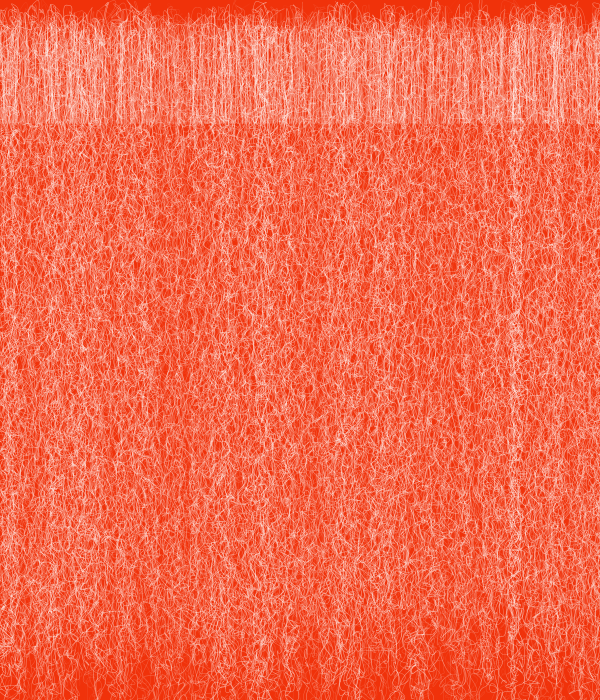
Frame 1 (no input)
Frame 60 (the mouse pressed at the canvas centre just before this capture): identical to frame 1, image omitted
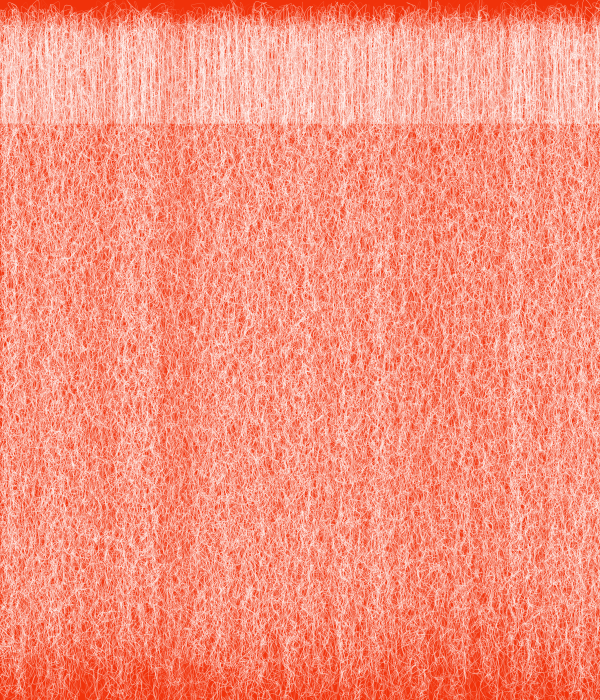
Frame 120 (the mouse held since frame 60 and released just before this capture)

The Processing sketch that drew these frames (run headless with seeded random() and noise(); from frame 60 on, the mouse is pressed at the canvas centre):

// Processing sketch: processing_46791
// ── processing_46791.pde

float x, y, cp1X, cp1Y, cp2X, cp2Y, endX, endY, distX, distY, stretch;
int num = 55;  // Number of bezier segments in chain.
int iterations = 2;  // Scaler based on width.
float contain = 13; //  Limit curviness of beziers.
color shade = color(0,noise(-100,100));
int alphaVal = 150;  // Alpha value variance.
float spacing = .7;
float thickness = 3;  // StrokeWeight variance.
 
void setup() {
  size(600, 700);
  background(240,50,10);
  noFill();
  frameRate(1000);

  smooth();
  x = 0;  //  Setup first segment.
  y = 123;
  endX = 0;  // First end point.

}
 
void draw() {


  for (int j = 0; j < width * iterations; j++) { 
 
    beginShape();
 
    vertex(x, y); 
    cp1X = x + random(-contain, contain); 
    cp1Y = y + random(-contain, contain);
 
    endY = height/num + random(-height/num, height/num);
    cp2X = endX + random(-contain, contain); 
    cp2Y = endY + random(-contain, contain);
 
    for (int i = 1; i <= num; i++) { 
      distX = endX - cp2X;
      distY = endY - cp2Y;
      stretch = random(0.5, 1.5); 
 
      if (i != 0) {
        cp1X = endX + (distX * stretch);
        cp1Y = endY + (distY * stretch);
 
        endY += height/num + random(-height/num, height/num);
        cp2X = endX + random(-contain, contain);
        cp2Y = endY + random(-contain, contain);
      }
 
      bezierVertex(cp1X, cp1Y, cp2X, cp2Y, endX, endY);
    }
 
    color shade = color(random(50), random(40), random(20));
    stroke(255, random(alphaVal));
    endShape();
     
    x += spacing;
    endX += spacing;
    strokeWeight(noise(thickness)*1.7);
  }
  
     
  

  
  

}
 
void mousePressed() {
  setup();


}

void keyPressed () {
// set the radius and center point 
  float radius = 60; 
  int centX = 300;  
  int centY = 300;  
 
  // draw the circle in steps 
  stroke(0, 60);
  radius=10; 
  float x, y;  
  float lastx = -999;  
  float lasty = -999;
  float radiusNoise = random(4);
   
  for (float ang=0; ang<=360*5; ang+=1) {
    radiusNoise +=20.1;
    radius+=0.5;
    float thisRadius = radius + (noise(radiusNoise)*100) - 100; 
    float rad = radians(ang);                                    
    x = centX + (thisRadius * cos(rad));  
    y = centY + (thisRadius * sin(rad));
     
    if (lastx>-999) {
      line(x, y, lastx, lasty);
      stroke(#212355); 
      strokeWeight(0.5);
      line(x, y, centX, centY);
       
      
    }
    lastx=x;
    lasty=y;
  }





}
